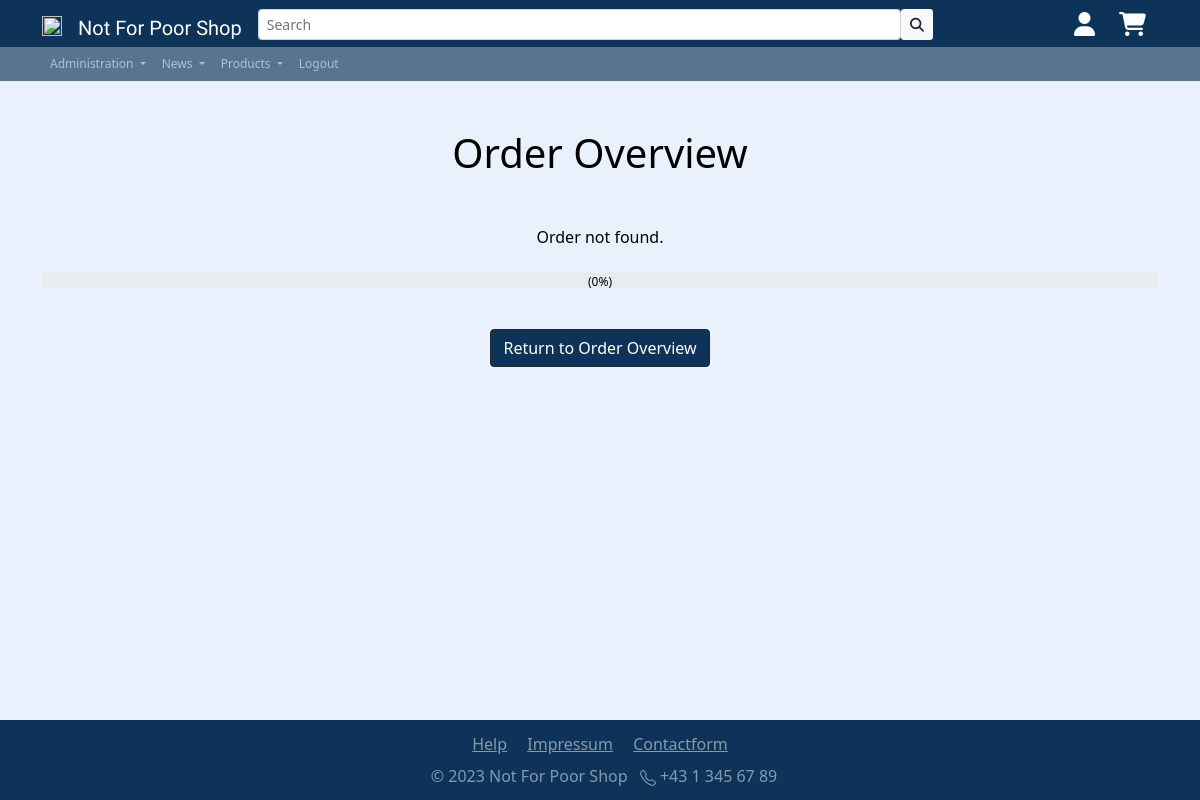
Page /app/inc/pgs/order_overview_details.php?id=312 (signed in) on the earlier database version.
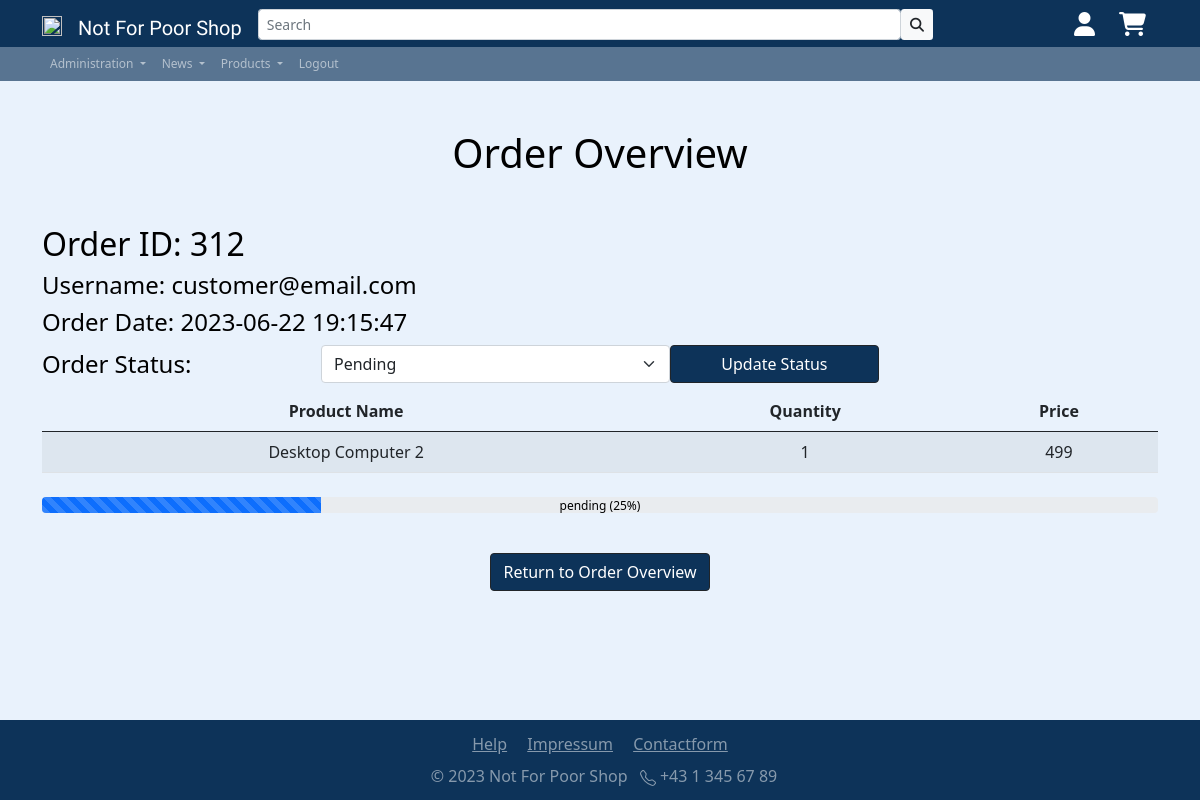
Same page on the later database version.
### tables this page shows
CREATE TABLE `new_orders` (
  `id` int(11) NOT NULL,
  `orderid` int(11) NOT NULL,
  `product_id` int(11) NOT NULL,
  `quantity` int(11) NOT NULL,
  `total_price` decimal(10,0) NOT NULL,
  `status` varchar(20) NOT NULL,
  `order_date` timestamp NOT NULL DEFAULT current_timestamp(),
  `user_id` int(11) DEFAULT NULL
);

CREATE TABLE `users` (
  `id` int(11) NOT NULL,
  `status` varchar(256) NOT NULL DEFAULT 'active',
  `form_of_adress` varchar(256) NOT NULL,
  `name` varchar(256) NOT NULL,
  `surname` varchar(256) NOT NULL,
  `username` varchar(256) NOT NULL,
  `password` varchar(256) NOT NULL,
  `useremail` varchar(256) NOT NULL,
  `birth_date` date NOT NULL,
  `has_newsletter` varchar(256) NOT NULL,
  `role` varchar(256) NOT NULL DEFAULT 'customer',
  `seller_id` int(11) DEFAULT NULL
);

CREATE TABLE `products` (
  `id` int(11) NOT NULL,
  `seller_id` int(11) NOT NULL,
  `category_id` int(11) NOT NULL,
  `name` varchar(50) NOT NULL,
  `description` text DEFAULT NULL,
  `price` decimal(10,2) NOT NULL,
  `Discount` decimal(10,2) DEFAULT NULL,
  `Stock` int(11) DEFAULT NULL
);

### app/config/check_if_admin.php (called while the page is built, shortened)
<?php
require_once('dbaccess.php');
$db_obj = new mysqli($host, $user, $password, $database);
if(isset($_SESSION['username'])) {
    $currentUser = $_SESSION['username'];
    $currentUser = mysqli_query($db_obj, "SELECT role, id FROM users WHERE username = '$currentUser' ");
    $currentUser =($currentUser->fetch_assoc());
    $role = @$currentUser['role'];
}

### app/inc/pgs/order_overview_details.php (the view, shortened to what this page needs)
<!DOCTYPE html>
<html lang="en">
<head>
  <?php
  include '../includes/head.php';
  require_once('../../config/dbaccess.php');
  function getStatusPercentage($status)
  {
    switch ($status) {
      case "pending":
        return 25;
      default:
        return 0;
    }
  }
  function getProgressBarColor($status)
  {
    switch ($status) {
      case "pending":
        return "primary";
      default:
        return "secondary";
    }
  }
  ?>
</head>
<?php
$connection = new mysqli($host, $user, $password, $database);
?>
<body class="d-flex flex-column min-vh-100">
  <div class="container site-font-color text-center">
    <h1 class="h1 my-5">Order Overview</h1>
    <?php
    if (isset($_GET['id'])) {
      $orderId = $_GET['id'];
      $query = "SELECT new_orders.orderid, users.username, new_orders.order_date, new_orders.status, new_orders.quantity, new_orders.total_price FROM new_orders JOIN users ON new_orders.user_id = users.id WHERE new_orders.orderid = $orderId";
      $result = mysqli_query($connection, $query);
      if ($result && mysqli_num_rows($result) > 0) {
        $order = mysqli_fetch_assoc($result);
        echo '<h2 class="text-start">Order ID: ' . $order['orderid'] . '</h2>';
        echo '<h4 class="text-start">Username: ' . $order['username'] . '</h4>';
        echo '<h4 class="text-start">Order Date: ' . $order['order_date'] . '</h4>';
        if ($role != 'customer') {
          echo '<form class="h4 col-9 d-flex align-items-center" method="POST">';
          echo '<label for="orderStatus" class=" col-4 text-start">Order Status:</label>';
          echo '<select class="form-select  " name="orderStatus" id="orderStatus">';
          echo '<option  value="pending" ' . ($order['status'] == 'pending' ? 'selected' : '') . '>Pending</option>';
          echo '</select>';
          echo '<button type="submit" name="updateStatusBtn" class="btn col-3 btn-dark secondary-bg-color">Update Status</button>';
          echo '</form>';
        } else {
          echo "<h4 class='h4 text-start'</h4>Order Status: " . $order['status'] . "</h4>";
        }
        echo '<table class="table table-striped">';
        echo '<thead><tr><th>Product Name</th><th>Quantity</th><th>Price</th></tr></thead>';
        echo '<tbody>';
        $productQuery = "SELECT * FROM products WHERE id IN (SELECT product_id FROM new_orders WHERE orderid = $orderId)";
        $productResult = mysqli_query($connection, $productQuery);
        if ($productResult && mysqli_num_rows($productResult) > 0) {
          while ($product = mysqli_fetch_assoc($productResult)) {
            echo '<tr><td>' . $product['name'] . '</td><td>' . $order['quantity'] . '</td><td>' . $order['total_price'] . '</td></tr>';
          }
        } else {
          echo '<tr><td colspan="3">No products found for this order.</td></tr>';
        }
        echo '</tbody>';
        echo '</table>';
      } else {
        echo '<p>Order not found.</p>';
      }
      $status = $order['status'];
      $percentage = getStatusPercentage($status);
      $color = getProgressBarColor($status);
      echo "<div class='progress my-4 position-relative'>";
      echo "<div class='progress-bar progress-bar-striped progress-bar-animated bg-$color' role='progressbar' style='width: $percentage%' aria-valuenow='$percentage' aria-valuemin='0' aria-valuemax='100'></div>";
      echo "<div class='position-absolute w-100 h-100 d-flex justify-content-center'><span>$status ($percentage%)</span></div>";
      echo "</div>";
      echo '<a href="order_overview.php" class="btn btn-dark secondary-bg-color mt-3">Return to Order Overview</a>';
    } else {
      echo '<p>Invalid request. Please provide an order ID.</p>';
    }
    ?>
  </div>
  <?php
  include '../includes/footer.php';
  ?>
</body>
</html>

### app/inc/includes/head.php (shortened to what this page needs)
<link href="https://cdn.jsdelivr.net/npm/bootstrap@5.0.2/dist/css/bootstrap.min.css" rel="stylesheet"
>
<link href=".\..\..\res\css\styles.css" rel="stylesheet" type="text/css">
<?php
if(isset($_SESSION['username'])) {
    include 'nav_logged_in.php';
} else {
    include 'nav_logged_out.php';
}
?>

### app/inc/includes/nav_logged_in.php (shortened to what this page needs)
<?php
$active_page = basename($_SERVER['SCRIPT_NAME']);
include '../../config/check_if_admin.php';
?>
<nav class="navbar sticky-top navbar-expand-sm navbar-dark" id="nav-primary">
    <div class="container">
        <a href='#' class="navbar-brand mb-0 h1">
            <img class="d-inline-block align top"
                src="https://icons.iconarchive.com/icons/iconka/business-finance/256/handshake-icon.png" width="20"
                height="20">
        </a>
        <a href='home.php' class="navbar-brand mb-0 h1 mt-2" id="shopName"
            style="font-family:'Alex Brush'; font-size: 20px;">Not For Poor Shop</a>
        <div class="collapse navbar-collapse" id="navbarNav">
            <ul class="navbar-nav align-items-center col-9">
                <li class="nav-item col-12 ">
                    <div class="input-group ">
                        <form class="d-flex col-12" method="post" action="search.php">
                            <input id="search-input" type="text" class="form-control form-control-sm" name="search"
                                placeholder="Search" aria-describedby="search-button" />
                            <button id="search-button" name="submit-search" type="submit" class="btn bg-light btn-sm">
                                <i class="fas fa-search"></i>
                            </button>
                        </form>
                    </div>
                </li>
            </ul>
            <ul class="navbar-nav align-items-center ms-auto">
                <li class="nav-item">
                    <div class="container">
                        <a href="userProfile.php" class="">
                            <i class="fa-solid fa-user fa-xl" style="color: #ffffff;"></i>
                        </a>
                    </div>
                </li>
                <li class="nav-item">
                    <div class="container">
                        <div class="position-relative">
                            <a href="shoppingcart.php">
                                <i class="fa-solid fa-cart-shopping fa-xl" style="color: #ffffff;"></i>
                            </a>
                        </div>
                    </div>
                </li>
            </ul>
        </div>
</nav>
<nav id="nav-secondary" class="navbar navbar-expand-sm navbar-dark">
    <div class="container">
        <ul class="navbar-nav">
            <?php if ($role == 'administrator') {
                echo "
                <li class='nav-item dropdown'>
                    <a href='' class='nav-link dropdown-toggle' id='navbarDropdown1' role='button' data-bs-toggle='dropdown' aria-expanded='false'>
                        Administration
                    </a>
                    <ul class='dropdown-menu' aria-labelledby='navbarDropdown1'>
                        <li><a href='product_adminpage.php' class='dropdown-item'>Product Management</a></li>
                        <li><a href='product_upload.php' class='dropdown-item'>Product Upload</a></li>
                        <li><a href='finance_overview.php' class='dropdown-item'>Financial Overview</a></li>
                        <li><a href='user_overview.php' class='dropdown-item'>User Management</a></li>
                        <li><a href='contact_overview.php' class='dropdown-item'>Inquiry Management</a></li>
                        <li><a href='order_overview.php' class='dropdown-item'>Order Overview</a></li>
                        <li><a href='refund_overview.php' class='dropdown-item'>Refund Overview</a></li>
                    </ul>
                </li>";
            }
            ?>
            <?php if ($role == 'administrator') {
                echo "
                    <li class='nav-item dropdown'>
                        <a href='' class='nav-link dropdown-toggle' id='navbarDropdown2' role='button' data-bs-toggle='dropdown' aria-expanded='false'>
                            News
                        </a>
                        <ul class='dropdown-menu' aria-labelledby='navbarDropdown2'>
                            <li><a href='newsBlog.php' class='dropdown-item'>Post News Blog</a></li>
                            <li><a href='newsBlog_user.php' class='dropdown-item'>News Blog</a></li>
                        </ul>
                    </li>";
            }
            ?>
            <li class="nav-item dropdown">
                <a href="" class="nav-link dropdown-toggle" id="navbarDropdown4" role="button" data-bs-toggle="dropdown"
                    aria-expanded="false">
                    Products
                </a>
            </li>
            <li class="nav-item">
                <a href="logout.php" class="nav-link <?php if ($active_page == 'logout.php') {
                                                        echo 'fw-bold active ';
                                                    } ?>">
                    Logout
                </a>
            </li>
        </ul>
    </div>
</nav>

### app/inc/includes/footer.php (shortened to what this page needs)
<footer class="mt-auto text-center footer secondary-bg-color" id="footer">
    <div class="container-fluid col-12 ">
        <div class="text-center p-1 mt-2  ">
            <a class="text-white-50 mx-2" href="help.php">Help</a>
            <a class="text-white-50 mx-2" href="impressum.php">Impressum</a>
            <a class="text-white-50 mx-2" href="contact.php">Contactform</a>
        </div>
        <div class="text-center text-white-50 p-1 mb-2">
            <span class="mx-2">©
                <?php echo date("Y"); ?> Not For Poor Shop
            </span>
            <div class="d-inline">
                <span>+43 1 345 67 89</span>
            </div>
        </div>
</footer>

### app/res/css/styles.css (style rules this page uses)
html { height: 100%; }
body { background-color: #e9f2fc; font-family: "Segoe UI", Tahoma, Geneva, Verdana, sans-serif; background-image: none; background-repeat: no-repeat; background-position: center; background-attachment: fixed; }
.secondary-bg-color { background-color: #0d3359; }
nav { background-color: #0d3359; }
#nav-primary { background-color: #0d3359; padding-top: 0.2rem; padding-bottom: 0.1rem; font-size: 1rem; }
#nav-secondary { background-color: #0d3359a7 !important; padding-top: 0.01rem; padding-bottom: 0.01rem; font-size: 0.75rem; }
.site-font-color { color: #000000; }
#shopName { color: #ffffff; font-size: 22px; }
.progress-bar { transition: width 2s; }

Differences in the rows shown:
added new_orders: orderid "312", user.username "customer@email.com", order_date "2023-06-22 19:15:47", orderStatus "Pending", quantity "1", total_price "499", status "pending", status "25"
now on this page (row edited): products: name "Desktop Computer 2"
Other differences:
$percentage: "0" → (not shown)
text no longer shown: "Order not found."
text now shown: "Order ID: Username: Order Date: Order Status: Update Status Product Name Quantity Price"
